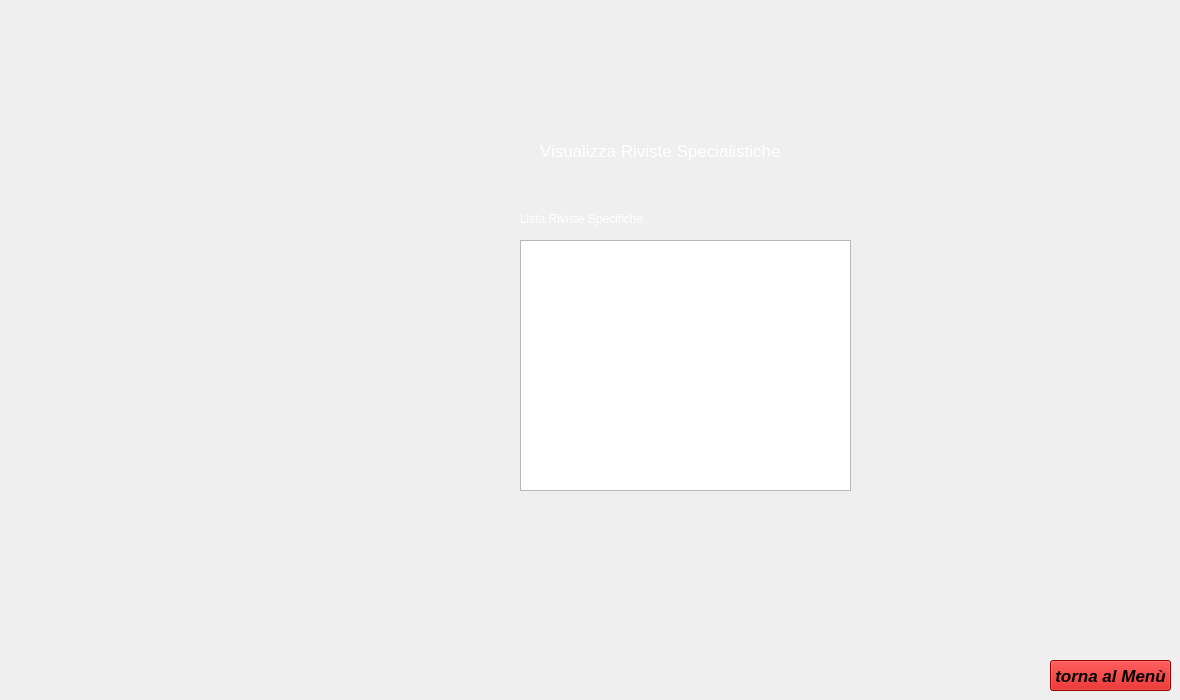
    <widget class="QWidget" name="pagina_vis_riv_specifiche">
     <widget class="QListWidget" name="Lista_riv_specifiche">
      <property name="geometry">
       <rect>
        <x>520</x>
        <y>240</y>
        <width>331</width>
        <height>251</height>
       </rect>
      </property>
      <property name="styleSheet">
       <string notr="true">color: rgb(255, 255, 255);</string>
      </property>
     </widget>
     <widget class="QLabel" name="label_23">
      <property name="geometry">
       <rect>
        <x>540</x>
        <y>140</y>
        <width>241</width>
        <height>21</height>
       </rect>
      </property>
      <property name="font">
       <font>
        <pointsize>13</pointsize>
       </font>
      </property>
      <property name="styleSheet">
       <string notr="true">color: rgb(255, 255, 255);</string>
      </property>
      <property name="text">
       <string>Visualizza Riviste Specialistiche</string>
      </property>
     </widget>
     <widget class="QLabel" name="label_24">
      <property name="geometry">
       <rect>
        <x>520</x>
        <y>210</y>
        <width>161</width>
        <height>17</height>
       </rect>
      </property>
      <property name="styleSheet">
       <string notr="true">color: rgb(255, 255, 255);</string>
      </property>
      <property name="text">
       <string>Lista Riviste Specifiche</string>
      </property>
     </widget>
     <widget class="QPushButton" name="tornamenu_14">
      <property name="geometry">
       <rect>
        <x>1050</x>
        <y>660</y>
        <width>121</width>
        <height>31</height>
       </rect>
      </property>
      <property name="font">
       <font>
        <pointsize>13</pointsize>
        <weight>75</weight>
        <italic>true</italic>
        <bold>true</bold>
        <underline>false</underline>
        <strikeout>false</strikeout>
        <kerning>true</kerning>
       </font>
      </property>
      <property name="styleSheet">
       <string notr="true">background-color: rgb(204, 0, 0);</string>
      </property>
      <property name="text">
       <string>torna al Menù</string>
      </property>
     </widget>
    </widget>
